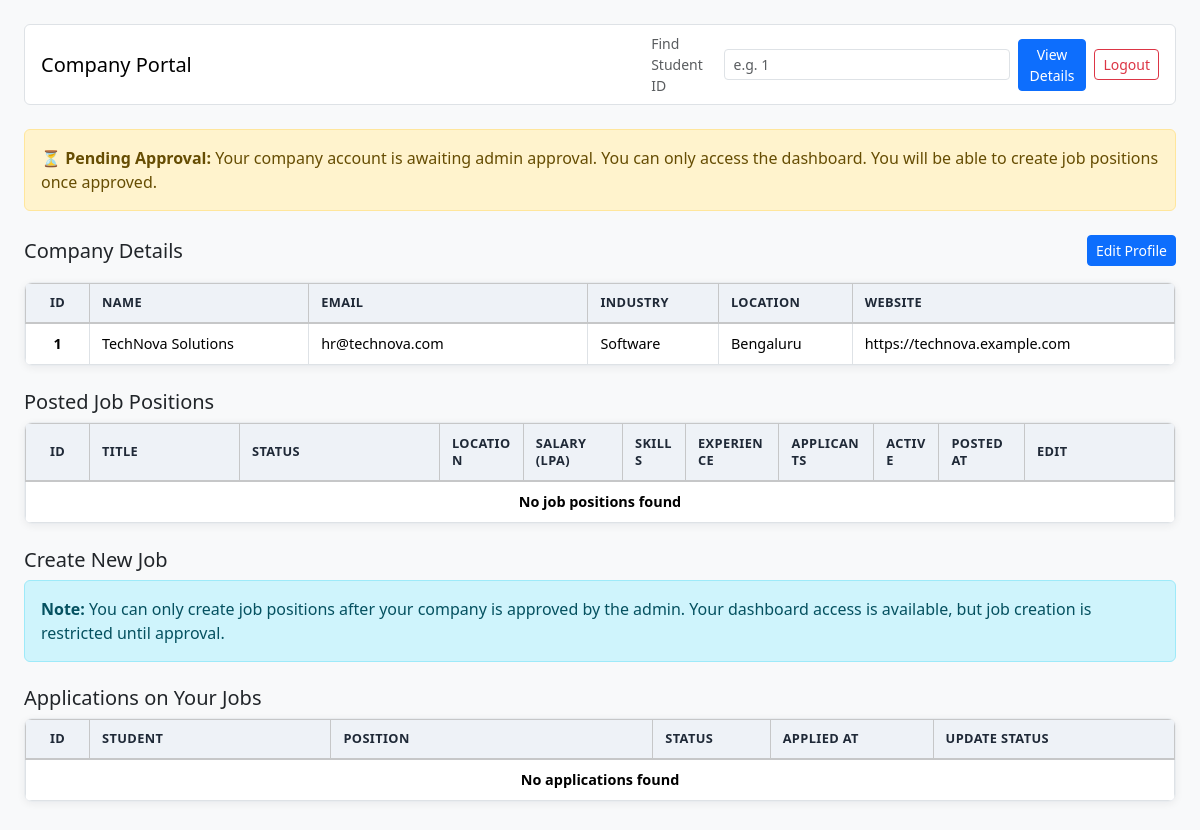
The app's page /company-dashboard (signed in), older data.
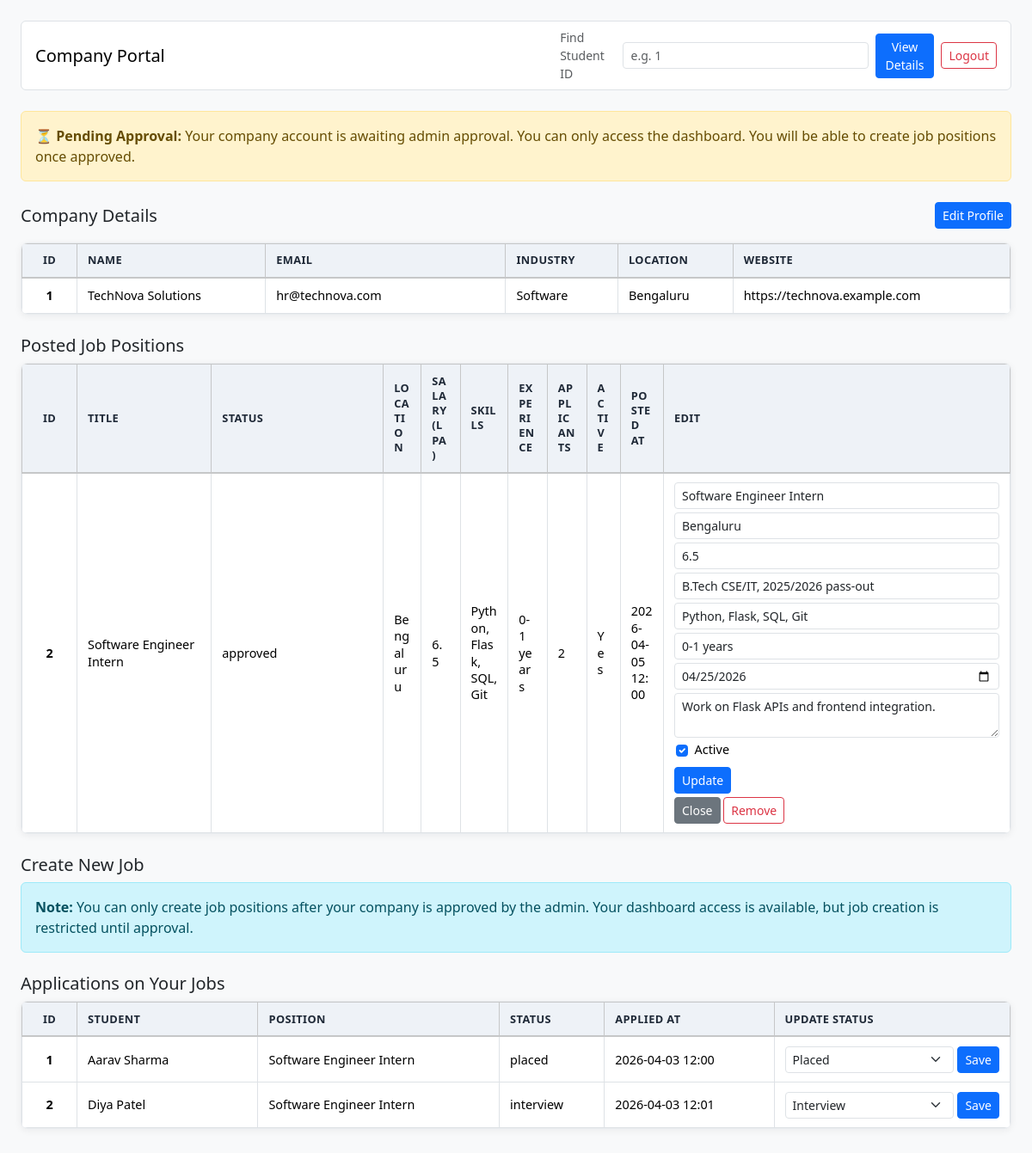
The same page, newer data.
### model.py (models this page shows, shortened)
class JobPosition(db.Model):
    __tablename__ = "job_positions"
    id = db.Column(db.Integer, primary_key=True)
    company_id = db.Column(db.Integer, db.ForeignKey("companies.id"), nullable=False)
    title = db.Column(db.String(120), nullable=False)
    description = db.Column(db.Text, nullable=True)
    eligibility_criteria = db.Column(db.String(255), nullable=True)
    required_skills = db.Column(db.String(255), nullable=True)
    experience_required = db.Column(db.String(120), nullable=True)
    application_deadline = db.Column(db.Date, nullable=True)
    location = db.Column(db.String(120), nullable=True)
    salary_lpa = db.Column(db.Float, nullable=True)
    status = db.Column(db.String(30), nullable=False, default="pending")
    is_active = db.Column(db.Boolean, nullable=False, default=True)
    posted_at = db.Column(db.DateTime, nullable=False, default=datetime.utcnow)
    company = db.relationship("Company", back_populates="job_positions")
    applications = db.relationship(
        "Application", back_populates="job_position", cascade="all, delete-orphan"
    )

class Application(db.Model):
    __tablename__ = "applications"
    __table_args__ = (
        UniqueConstraint(
            "student_id", "job_position_id", name="uq_student_job_application"
        ),
    )
    id = db.Column(db.Integer, primary_key=True)
    student_id = db.Column(db.Integer, db.ForeignKey("students.id"), nullable=False)
    job_position_id = db.Column(
        db.Integer, db.ForeignKey("job_positions.id"), nullable=False
    )
    status = db.Column(db.String(30), nullable=False, default="applied")
    applied_at = db.Column(db.DateTime, nullable=False, default=datetime.utcnow)
    student = db.relationship("Student", back_populates="applications")
    job_position = db.relationship("JobPosition", back_populates="applications")
    placement = db.relationship(
        "Placement", back_populates="application", uselist=False, cascade="all, delete-orphan"
    )

class Student(db.Model):
    __tablename__ = "students"
    id = db.Column(db.Integer, primary_key=True)
    full_name = db.Column(db.String(120), nullable=False)
    email = db.Column(db.String(120), unique=True, nullable=False)
    password = db.Column(db.String(120), nullable=False)
    phone = db.Column(db.String(20), nullable=True)
    course = db.Column(db.String(100), nullable=True)
    skills = db.Column(db.String(255), nullable=True)
    graduation_year = db.Column(db.Integer, nullable=True)
    resume_url = db.Column(db.String(255), nullable=True)
    is_deactivated = db.Column(db.Boolean, nullable=False, default=False)
    applications = db.relationship(
        "Application", back_populates="student", cascade="all, delete-orphan"
    )

### app.py (the view)
@app.route('/company-dashboard')
def company_dashboard():
    if 'company_id' not in session:
        return redirect(url_for("access"))
    close_expired_job_positions()
    company = Company.query.get(session['company_id'])
    if not company or company.is_blacklisted:
        session.clear()
        return redirect(url_for("access"))
    positions = JobPosition.query.filter_by(company_id=company.id).order_by(JobPosition.id.asc()).all()
    applications = Application.query.join(JobPosition).filter(
        JobPosition.company_id == company.id
    ).order_by(Application.id.asc()).all()
    applicant_counts = {}
    for position in positions:
        applicant_counts[position.id] = 0
    for application in applications:
        position_id = application.job_position_id
        applicant_counts[position_id] = applicant_counts.get(position_id, 0) + 1
    return render_template(
        'company.html',
        company=company,
        positions=positions,
        applications=applications,
        applicant_counts=applicant_counts,
    )

### app.py (called while the page is built)
def close_expired_job_positions():
    today = datetime.now(UTC).date()
    expired_positions = JobPosition.query.filter(
        JobPosition.is_active == True,
        JobPosition.application_deadline.isnot(None),
        JobPosition.application_deadline < today,
    ).all()
    for position in expired_positions:
        position.is_active = False
        position.status = "closed"
    if expired_positions:
        db.session.commit()

### template/company.html (shortened to what the changed rows need)
<!doctype html>
<html lang="en">
<head>
    <link href="https://cdn.jsdelivr.net/npm/bootstrap@5.3.8/dist/css/bootstrap.min.css" rel="stylesheet">
</head>
<body class="bg-light">
    <div class="container-fluid portal-container py-4">
        <section class="mb-4">
            <div class="d-flex justify-content-between align-items-center mb-3">
                <h2 class="h5 mb-0">Company Details</h2>
            </div>
            <div class="table-responsive">
                <table class="table table-bordered table-sm align-middle table-sticky-cols">
                    <thead class="table-light">
                        <tr>
                            <th>ID</th>
                            <th>Name</th>
                            <th>Email</th>
                            <th>Industry</th>
                            <th>Location</th>
                            <th>Website</th>
                        </tr>
                    </thead>
                </table>
            </div>
        </section>
        <section class="mb-4">
            <h2 class="h5">Posted Job Positions</h2>
            <div class="table-responsive">
                <table class="table table-bordered table-sm align-middle table-sticky-cols">
                    <thead class="table-light">
                        <tr>
                            <th>ID</th>
                            <th>Title</th>
                            <th>Status</th>
                            <th>Location</th>
                            <th>Salary (LPA)</th>
                            <th>Skills</th>
                            <th>Experience</th>
                            <th>Applicants</th>
                            <th>Active</th>
                            <th>Posted At</th>
                            <th>Edit</th>
                        </tr>
                    </thead>
                    <tbody>
                        {% for position in positions %}
                        <tr>
                            <td>{{ position.id }}</td>
                            <td>{{ position.title }}</td>
                            <td>{{ position.status }}</td>
                            <td>{{ position.location or 'N/A' }}</td>
                            <td>{{ position.salary_lpa or 'N/A' }}</td>
                            <td>{{ position.required_skills or 'N/A' }}</td>
                            <td>{{ position.experience_required or 'N/A' }}</td>
                            <td>{{ applicant_counts.get(position.id, 0) }}</td>
                            <td>{{ 'Yes' if position.is_active else 'No' }}</td>
                            <td>{{ position.posted_at.strftime('%Y-%m-%d %H:%M') if position.posted_at else 'N/A' }}</td>
                            <td>
                                <form method="POST" action="{{ url_for('company_edit_job', position_id=position.id) }}" class="row g-1">
                                    <div class="col-12"><input class="form-control form-control-sm" name="title" value="{{ position.title }}" required></div>
                                    <div class="col-12"><input class="form-control form-control-sm" name="location" value="{{ position.location or '' }}" placeholder="Location"></div>
                                    <div class="col-12"><input class="form-control form-control-sm" name="salary_lpa" value="{{ position.salary_lpa or '' }}" placeholder="Salary"></div>
                                    <div class="col-12"><input class="form-control form-control-sm" name="eligibility_criteria" value="{{ position.eligibility_criteria or '' }}" placeholder="Eligibility Criteria"></div>
                                    <div class="col-12"><input class="form-control form-control-sm" name="required_skills" value="{{ position.required_skills or '' }}" placeholder="Required Skills"></div>
                                    <div class="col-12"><input class="form-control form-control-sm" name="experience_required" value="{{ position.experience_required or '' }}" placeholder="Experience Required"></div>
                                    <div class="col-12"><input class="form-control form-control-sm" type="date" name="application_deadline" value="{{ position.application_deadline.strftime('%Y-%m-%d') if position.application_deadline else '' }}"></div>
                                    <div class="col-12"><textarea class="form-control form-control-sm" name="description" rows="2" placeholder="Description">{{ position.description or '' }}</textarea></div>
                                    <div class="col-12 form-check ms-1">
                                        <input class="form-check-input" type="checkbox" name="is_active" id="is-active-{{ position.id }}" {% if position.is_active %}checked{% endif %}>
                                        <label class="form-check-label" for="is-active-{{ position.id }}">Active</label>
                                    </div>
                                    <div class="col-12">
                                        <button class="btn btn-primary btn-sm" type="submit">Update</button>
                                    </div>
                                </form>
                                <form method="POST" action="{{ url_for('company_close_job', position_id=position.id) }}" class="d-inline-block mt-1">
                                    <button class="btn btn-secondary btn-sm" type="submit">Close</button>
                                </form>
                                <form method="POST" action="{{ url_for('company_remove_job', position_id=position.id) }}" class="d-inline-block mt-1">
                                    <button class="btn btn-outline-danger btn-sm" type="submit">Remove</button>
                                </form>
                            </td>
                        </tr>
                        {% else %}
                        <tr><td colspan="11" class="text-center">No job positions found</td></tr>
                        {% endfor %}
                    </tbody>
                </table>
            </div>
        </section>
        <section class="mb-4">
            <h2 class="h5">Create New Job</h2>
        </section>
        <section class="mb-4">
            <h2 class="h5">Applications on Your Jobs</h2>
            <div class="table-responsive">
                <table class="table table-bordered table-sm align-middle table-sticky-cols">
                    <thead class="table-light">
                        <tr>
                            <th>ID</th>
                            <th>Student</th>
                            <th>Position</th>
                            <th>Status</th>
                            <th>Applied At</th>
                            <th>Update Status</th>
                        </tr>
                    </thead>
                    <tbody>
                        {% for application in applications %}
                        <tr>
                            <td>{{ application.id }}</td>
                            <td>{{ application.student.full_name }}</td>
                            <td>{{ application.job_position.title }}</td>
                            <td>{{ application.status }}</td>
                            <td>{{ application.applied_at.strftime('%Y-%m-%d %H:%M') if application.applied_at else 'N/A' }}</td>
                            <td>
                                <form method="POST" action="{{ url_for('update_application_status', application_id=application.id) }}" class="d-flex gap-1">
                                    <select class="form-select form-select-sm" name="status">
                                        <option value="interview" {% if application.status == 'interview' %}selected{% endif %}>Interview</option>
                                        <option value="placed" {% if application.status == 'placed' %}selected{% endif %}>Placed</option>
                                    </select>
                                    <button class="btn btn-primary btn-sm" type="submit">Save</button>
                                </form>
                            </td>
                        </tr>
                        {% else %}
                        <tr><td colspan="6" class="text-center">No applications found</td></tr>
                        {% endfor %}
                    </tbody>
                </table>
            </div>
        </section>
    </div>
</body>
</html>

Row changes from the older to the newer data that the page shows:
added JobPosition: id "2", title "Software Engineer Intern", status "approved", location "Bengaluru", salary_lpa "6.5", required_skills "Python, Flask, SQL, Git", experience_required "0-1 years", get "2", is_active "Yes", posted_at "2026-04-05 12:00", eligibility_criteria "B.Tech CSE/IT, 2025/2026 pass-out", application_deadline "04/25/2026", description "Work on Flask APIs and frontend integration.", is_active "☑"
added Application: id "1", student.full_name "Aarav Sharma", job_position "Software Engineer Intern", status "placed", applied_at "2026-04-03 12:00", status "Placed"
added Application: id "2", student.full_name "Diya Patel", job_position "Software Engineer Intern", status "interview", applied_at "2026-04-03 12:01", status "Interview"
Text that changed along with them:
text no longer shown: "No job positions found No applications found"
